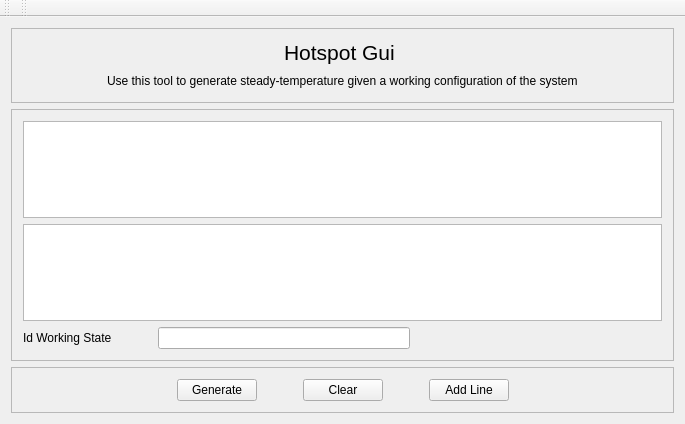
<?xml version="1.0" encoding="UTF-8"?>
<ui version="4.0">
 <class>MainWindow</class>
 <widget class="QMainWindow" name="MainWindow">
  <property name="geometry">
   <rect>
    <x>0</x>
    <y>0</y>
    <width>685</width>
    <height>424</height>
   </rect>
  </property>
  <property name="windowTitle">
   <string>MainWindow</string>
  </property>
  <widget class="QWidget" name="centralWidget">
   <layout class="QVBoxLayout" name="verticalLayout_2">
    <item>
     <layout class="QVBoxLayout" name="verticalLayout">
      <item>
       <widget class="QFrame" name="frame">
        <property name="sizePolicy">
         <sizepolicy hsizetype="Preferred" vsizetype="Fixed">
          <horstretch>0</horstretch>
          <verstretch>0</verstretch>
         </sizepolicy>
        </property>
        <property name="frameShape">
         <enum>QFrame::StyledPanel</enum>
        </property>
        <property name="frameShadow">
         <enum>QFrame::Raised</enum>
        </property>
        <layout class="QVBoxLayout" name="verticalLayout_4">
         <item>
          <layout class="QVBoxLayout" name="verticalLayout_3">
           <item>
            <layout class="QHBoxLayout" name="horizontalLayout_7">
             <item>
              <spacer name="horizontalSpacer_4">
               <property name="orientation">
                <enum>Qt::Horizontal</enum>
               </property>
               <property name="sizeHint" stdset="0">
                <size>
                 <width>40</width>
                 <height>20</height>
                </size>
               </property>
              </spacer>
             </item>
             <item>
              <widget class="QLabel" name="label">
               <property name="font">
                <font>
                 <pointsize>16</pointsize>
                </font>
               </property>
               <property name="text">
                <string>Hotspot Gui </string>
               </property>
              </widget>
             </item>
             <item>
              <spacer name="horizontalSpacer_5">
               <property name="orientation">
                <enum>Qt::Horizontal</enum>
               </property>
               <property name="sizeHint" stdset="0">
                <size>
                 <width>40</width>
                 <height>20</height>
                </size>
               </property>
              </spacer>
             </item>
            </layout>
           </item>
           <item>
            <layout class="QHBoxLayout" name="horizontalLayout_8">
             <item>
              <spacer name="horizontalSpacer_6">
               <property name="orientation">
                <enum>Qt::Horizontal</enum>
               </property>
               <property name="sizeHint" stdset="0">
                <size>
                 <width>40</width>
                 <height>20</height>
                </size>
               </property>
              </spacer>
             </item>
             <item>
              <widget class="QLabel" name="label_2">
               <property name="text">
                <string>Use this tool to generate steady-temperature given a working configuration of the system</string>
               </property>
              </widget>
             </item>
             <item>
              <spacer name="horizontalSpacer_7">
               <property name="orientation">
                <enum>Qt::Horizontal</enum>
               </property>
               <property name="sizeHint" stdset="0">
                <size>
                 <width>40</width>
                 <height>20</height>
                </size>
               </property>
              </spacer>
             </item>
            </layout>
           </item>
          </layout>
         </item>
        </layout>
       </widget>
      </item>
      <item>
       <widget class="QFrame" name="frame_2">
        <property name="frameShape">
         <enum>QFrame::StyledPanel</enum>
        </property>
        <property name="frameShadow">
         <enum>QFrame::Raised</enum>
        </property>
        <layout class="QVBoxLayout" name="verticalLayout_6">
         <item>
          <layout class="QVBoxLayout" name="verticalLayout_5">
           <item>
            <widget class="QTableWidget" name="tableWidget"/>
           </item>
           <item>
            <widget class="QTableWidget" name="tableWidget_2"/>
           </item>
           <item>
            <layout class="QHBoxLayout" name="horizontalLayout">
             <item>
              <widget class="QLabel" name="label_3">
               <property name="text">
                <string>Id Working State</string>
               </property>
              </widget>
             </item>
             <item>
              <spacer name="horizontalSpacer_9">
               <property name="orientation">
                <enum>Qt::Horizontal</enum>
               </property>
               <property name="sizeType">
                <enum>QSizePolicy::Fixed</enum>
               </property>
               <property name="sizeHint" stdset="0">
                <size>
                 <width>40</width>
                 <height>20</height>
                </size>
               </property>
              </spacer>
             </item>
             <item>
              <widget class="QLineEdit" name="idLine"/>
             </item>
             <item>
              <spacer name="horizontalSpacer_10">
               <property name="orientation">
                <enum>Qt::Horizontal</enum>
               </property>
               <property name="sizeHint" stdset="0">
                <size>
                 <width>40</width>
                 <height>20</height>
                </size>
               </property>
              </spacer>
             </item>
            </layout>
           </item>
          </layout>
         </item>
        </layout>
       </widget>
      </item>
      <item>
       <widget class="QFrame" name="button_frame">
        <property name="sizePolicy">
         <sizepolicy hsizetype="Preferred" vsizetype="Fixed">
          <horstretch>0</horstretch>
          <verstretch>0</verstretch>
         </sizepolicy>
        </property>
        <property name="frameShape">
         <enum>QFrame::StyledPanel</enum>
        </property>
        <property name="frameShadow">
         <enum>QFrame::Raised</enum>
        </property>
        <layout class="QHBoxLayout" name="horizontalLayout_6">
         <item>
          <layout class="QHBoxLayout" name="horizontalLayout_5">
           <item>
            <spacer name="horizontalSpacer">
             <property name="orientation">
              <enum>Qt::Horizontal</enum>
             </property>
             <property name="sizeHint" stdset="0">
              <size>
               <width>40</width>
               <height>20</height>
              </size>
             </property>
            </spacer>
           </item>
           <item>
            <widget class="QPushButton" name="generateButton">
             <property name="text">
              <string>Generate</string>
             </property>
            </widget>
           </item>
           <item>
            <spacer name="horizontalSpacer_2">
             <property name="orientation">
              <enum>Qt::Horizontal</enum>
             </property>
             <property name="sizeType">
              <enum>QSizePolicy::Fixed</enum>
             </property>
             <property name="sizeHint" stdset="0">
              <size>
               <width>40</width>
               <height>20</height>
              </size>
             </property>
            </spacer>
           </item>
           <item>
            <widget class="QPushButton" name="clearButton">
             <property name="text">
              <string>Clear</string>
             </property>
            </widget>
           </item>
           <item>
            <spacer name="horizontalSpacer_8">
             <property name="orientation">
              <enum>Qt::Horizontal</enum>
             </property>
             <property name="sizeType">
              <enum>QSizePolicy::Fixed</enum>
             </property>
             <property name="sizeHint" stdset="0">
              <size>
               <width>40</width>
               <height>20</height>
              </size>
             </property>
            </spacer>
           </item>
           <item>
            <widget class="QPushButton" name="addButton">
             <property name="text">
              <string>Add Line</string>
             </property>
            </widget>
           </item>
           <item>
            <spacer name="horizontalSpacer_3">
             <property name="orientation">
              <enum>Qt::Horizontal</enum>
             </property>
             <property name="sizeHint" stdset="0">
              <size>
               <width>40</width>
               <height>20</height>
              </size>
             </property>
            </spacer>
           </item>
          </layout>
         </item>
        </layout>
       </widget>
      </item>
     </layout>
    </item>
   </layout>
  </widget>
  <widget class="QMenuBar" name="menuBar">
   <property name="geometry">
    <rect>
     <x>0</x>
     <y>0</y>
     <width>685</width>
     <height>20</height>
    </rect>
   </property>
  </widget>
  <widget class="QToolBar" name="mainToolBar">
   <attribute name="toolBarArea">
    <enum>TopToolBarArea</enum>
   </attribute>
   <attribute name="toolBarBreak">
    <bool>false</bool>
   </attribute>
  </widget>
  <widget class="QToolBar" name="toolBar">
   <property name="windowTitle">
    <string>toolBar</string>
   </property>
   <attribute name="toolBarArea">
    <enum>TopToolBarArea</enum>
   </attribute>
   <attribute name="toolBarBreak">
    <bool>false</bool>
   </attribute>
  </widget>
 </widget>
 <layoutdefault spacing="6" margin="11"/>
 <resources/>
 <connections>
  <connection>
   <sender>clearButton</sender>
   <signal>clicked()</signal>
   <receiver>MainWindow</receiver>
   <slot>clear()</slot>
   <hints>
    <hint type="sourcelabel">
     <x>331</x>
     <y>384</y>
    </hint>
    <hint type="destinationlabel">
     <x>719</x>
     <y>474</y>
    </hint>
   </hints>
  </connection>
  <connection>
   <sender>generateButton</sender>
   <signal>clicked()</signal>
   <receiver>MainWindow</receiver>
   <slot>generateFiles()</slot>
   <hints>
    <hint type="sourcelabel">
     <x>211</x>
     <y>395</y>
    </hint>
    <hint type="destinationlabel">
     <x>183</x>
     <y>450</y>
    </hint>
   </hints>
  </connection>
  <connection>
   <sender>addButton</sender>
   <signal>clicked()</signal>
   <receiver>MainWindow</receiver>
   <slot>addNewLine()</slot>
   <hints>
    <hint type="sourcelabel">
     <x>474</x>
     <y>390</y>
    </hint>
    <hint type="destinationlabel">
     <x>457</x>
     <y>515</y>
    </hint>
   </hints>
  </connection>
 </connections>
 <slots>
  <slot>clear()</slot>
  <slot>generateFiles()</slot>
  <slot>addNewLine()</slot>
 </slots>
</ui>
